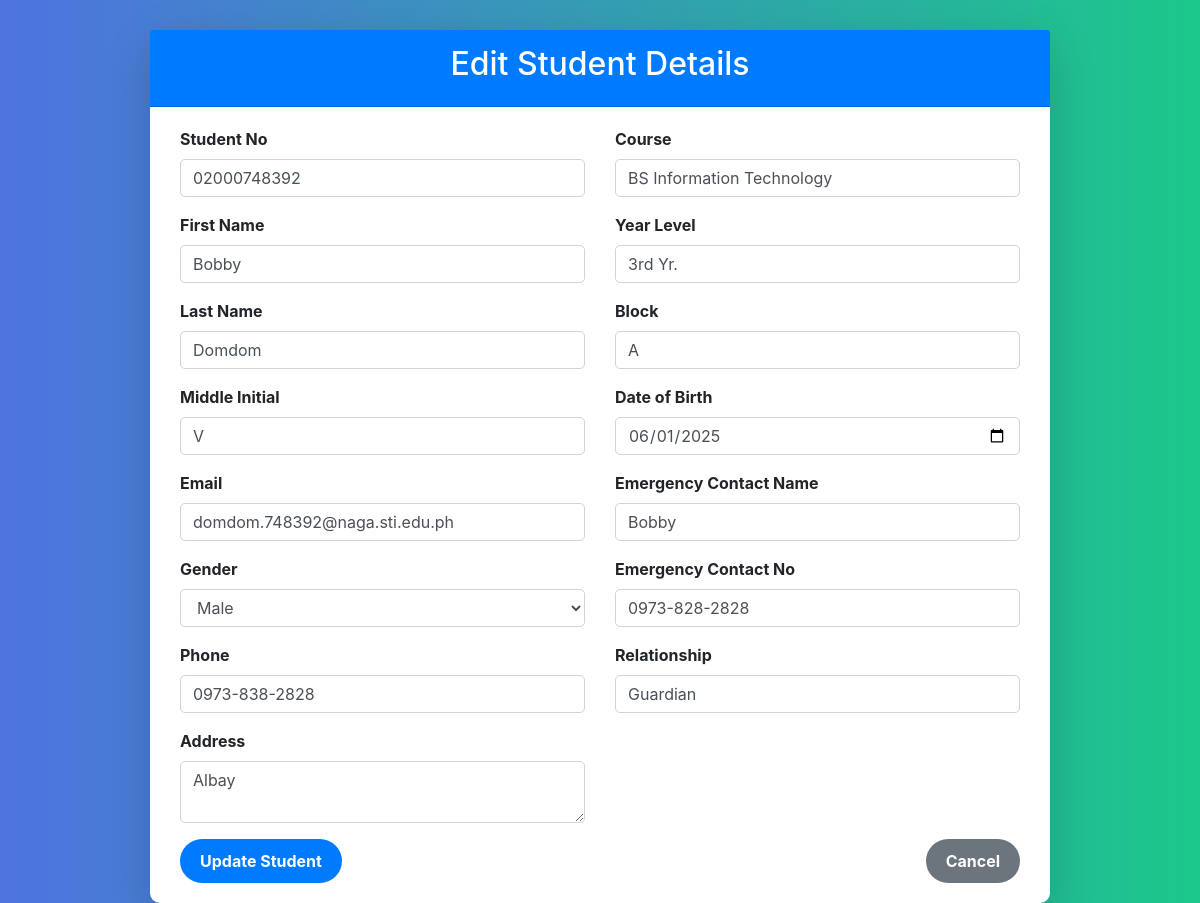
Screenshot of /admin/edit_student.php?id=98 (signed in) with the database file from the repository.
### tables this page shows
CREATE TABLE `student_registration` (
  `id` int(11) NOT NULL,
  `studentno` varchar(20) NOT NULL,
  `lastname` varchar(50) NOT NULL,
  `firstname` varchar(50) NOT NULL,
  `extname` varchar(10) DEFAULT NULL,
  `middleinitial` varchar(3) DEFAULT NULL,
  `dob` date NOT NULL,
  `email` varchar(100) NOT NULL,
  `picture` varchar(255) NOT NULL,
  `gender` enum('Male','Female') NOT NULL,
  `phone` varchar(15) NOT NULL,
  `course` varchar(50) NOT NULL,
  `yearlevel` varchar(20) NOT NULL,
  `block` varchar(10) NOT NULL,
  `address` text NOT NULL,
  `contactname` varchar(50) NOT NULL,
  `contactno` varchar(15) NOT NULL,
  `relationship` varchar(20) NOT NULL,
  `created_at` timestamp NOT NULL DEFAULT current_timestamp(),
  `updated_at` timestamp NOT NULL DEFAULT current_timestamp(),
  `registration_date` datetime DEFAULT current_timestamp(),
  `status` enum('pending','processing','done','no-show') NOT NULL DEFAULT 'pending',
  `now_serving` tinyint(1) NOT NULL DEFAULT 0,
  `notified` tinyint(4) NOT NULL DEFAULT 0
);

### admin/edit_student.php (the view, shortened to what this page needs)
<?php
include('../db.php');
if (isset($_GET['id'])) {
    $student_id = $_GET['id'];
    $sql_student = "SELECT * FROM student_registration WHERE id = $student_id";
    $result_student = $conn->query($sql_student);
    if ($result_student->num_rows == 1) {
        $student = $result_student->fetch_assoc();
    } else {
        header("Location: students.php");
        exit();
    }
} else {
    header("Location: students.php");
    exit();
}
?>
<!DOCTYPE html>
<html lang="en">
<head>
    <link rel="stylesheet" href="https://maxcdn.bootstrapcdn.com/bootstrap/4.3.1/css/bootstrap.min.css">
    <link rel="stylesheet" href="https://cdnjs.cloudflare.com/ajax/libs/font-awesome/5.15.4/css/all.min.css">
</head>
<body>
    <div class="container">
        <div class="card shadow-lg">
            <div class="card-header text-center">
                <h2>Edit Student Details</h2>
            </div>
            <div class="card-body">
                <form method="POST">
                    <div class="row">
                        <div class="col-md-6">
                            <div class="form-group">
                                <label for="studentno">Student No</label>
                                <input type="text" class="form-control" id="studentno" name="studentno" value="<?php echo htmlspecialchars($student['studentno']); ?>" required>
                            </div>
                            <div class="form-group">
                                <label for="firstname">First Name</label>
                                <input type="text" class="form-control" id="firstname" name="firstname" value="<?php echo htmlspecialchars($student['firstname']); ?>" required>
                            </div>
                            <div class="form-group">
                                <label for="lastname">Last Name</label>
                                <input type="text" class="form-control" id="lastname" name="lastname" value="<?php echo htmlspecialchars($student['lastname']); ?>" required>
                            </div>
                            <div class="form-group">
                                <label for="middleinitial">Middle Initial</label>
                                <input type="text" class="form-control" id="middleinitial" name="middleinitial" value="<?php echo htmlspecialchars($student['middleinitial']); ?>">
                            </div>
                            <div class="form-group">
                                <label for="email">Email</label>
                                <input type="email" class="form-control" id="email" name="email" value="<?php echo htmlspecialchars($student['email']); ?>" required>
                            </div>
                            <div class="form-group">
                                <label for="gender">Gender</label>
                                <select class="form-control" id="gender" name="gender" required>
                                    <option value="Male" <?php echo $student['gender'] == 'Male' ? 'selected' : ''; ?>>Male</option>
                                </select>
                            </div>
                            <div class="form-group">
                                <label for="phone">Phone</label>
                                <input type="text" class="form-control" id="phone" name="phone" value="<?php echo htmlspecialchars($student['phone']); ?>" required>
                            </div>
                            <div class="form-group">
                                <label for="address">Address</label>
                                <textarea class="form-control" id="address" name="address" rows="2" required><?php echo htmlspecialchars($student['address']); ?></textarea>
                            </div>
                        </div>
                        <div class="col-md-6">
                            <div class="form-group">
                                <label for="course">Course</label>
                                <input type="text" class="form-control" id="course" name="course" value="<?php echo htmlspecialchars($student['course']); ?>" required>
                            </div>
                            <div class="form-group">
                                <label for="yearlevel">Year Level</label>
                                <input type="text" class="form-control" id="yearlevel" name="yearlevel" value="<?php echo htmlspecialchars($student['yearlevel']); ?>" required>
                            </div>
                            <div class="form-group">
                                <label for="block">Block</label>
                                <input type="text" class="form-control" id="block" name="block" value="<?php echo htmlspecialchars($student['block']); ?>" required>
                            </div>
                            <div class="form-group">
                                <label for="dob">Date of Birth</label>
                                <input type="date" class="form-control" id="dob" name="dob" value="<?php echo htmlspecialchars($student['dob']); ?>" required>
                            </div>
                            <div class="form-group">
                                <label for="contactname">Emergency Contact Name</label>
                                <input type="text" class="form-control" id="contactname" name="contactname" value="<?php echo htmlspecialchars($student['contactname']); ?>" required>
                            </div>
                            <div class="form-group">
                                <label for="contactno">Emergency Contact No</label>
                                <input type="text" class="form-control" id="contactno" name="contactno" value="<?php echo htmlspecialchars($student['contactno']); ?>" required>
                            </div>
                            <div class="form-group">
                                <label for="relationship">Relationship</label>
                                <input type="text" class="form-control" id="relationship" name="relationship" value="<?php echo htmlspecialchars($student['relationship']); ?>" required>
                            </div>
                        </div>
                    </div>
                    <div class="d-flex justify-content-between">
                        <button type="submit" class="btn btn-primary">Update Student</button>
                        <a href="students.php" class="btn btn-secondary">Cancel</a>
                    </div>
                </form>
            </div>
        </div>
    </div>
</body>
</html>

### admin/edit_student.php (style rules this page uses)
body { background: linear-gradient(to right, #4e73df, #1cc88a); margin: 0; padding: 0; }
.container { margin-top: 30px; }
.form-group label { font-weight: bold; }
.btn { border-radius: 30px; padding: 10px 20px; font-size: 16px; font-weight: bold; transition: background-color 0.3s ease, transform 0.2s ease-in-out; }
.btn-primary { background-color: #007bff; border: none; }
.btn-secondary { background-color: #6c757d; border: none; }
.card { border: none; border-radius: 10px; max-width: 900px; margin: 0 auto; }
.card-header { background-color: #007bff; color: white; border-radius: 10px 10px 0 0; padding: 15px; }
.card-body { padding: 20px 30px; }
.form-group input, .form-group select, .form-group textarea { border-radius: 5px; }
.d-flex { justify-content: flex-start; }
.d-flex button { margin-right: 10px; }

### rows the page displays
student_registration: studentno "02000748392", firstname "Bobby", lastname "Domdom", middleinitial "V", email "domdom.748392@naga.sti.edu.ph", gender "Male", phone "0973-838-2828", address "Albay", course "BS Information Technology", yearlevel "3rd Yr.", block "A", dob "06/01/2025", contactname "Bobby", contactno "0973-828-2828", relationship "Guardian"
